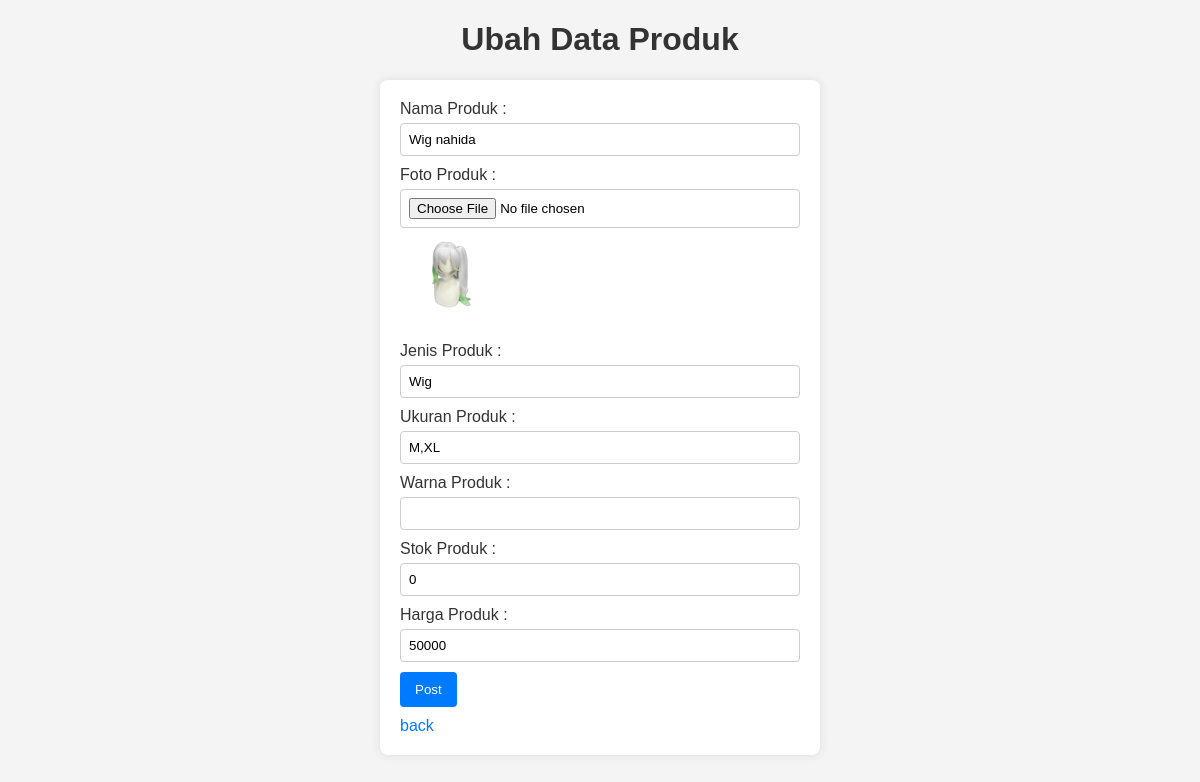
The app's page /admin/edit_produk.php?id_barang=2, older data.
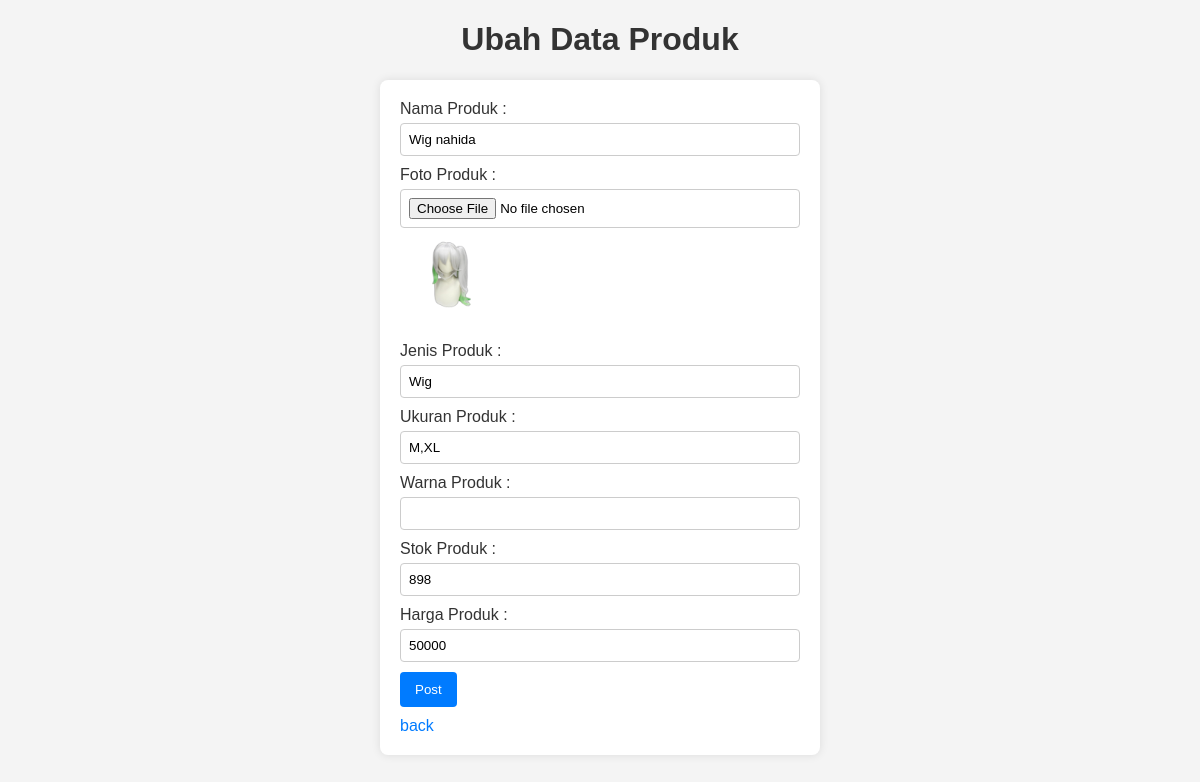
The same page, newer data.
### tables this page shows
CREATE TABLE `barang` (
  `id_barang` int(11) NOT NULL,
  `nama_barang` varchar(80) NOT NULL,
  `gambar_barang` varchar(150) NOT NULL,
  `jenis_barang` varchar(50) NOT NULL,
  `ukuran_barang` varchar(20) NOT NULL,
  `stok_barang` int(11) NOT NULL,
  `harga_barang` double NOT NULL,
  `status` tinyint(1) NOT NULL DEFAULT 1,
  `tgl_input` date NOT NULL DEFAULT current_timestamp(),
  `tgl_update` date NOT NULL DEFAULT current_timestamp()
);

### classes/classProduk.php (called while the page is built, shortened)
<?php
class Produk extends Connect{
    public function viewEachProduct($id_barang){
        $conn = $this->getConnection();
        $query = "SELECT * FROM barang WHERE id_barang= $id_barang";
        $result = $conn->query($query);
        $kategori = $result->fetch();
        return $kategori;
    }
}
?>

### admin/edit_produk.php (the view, shortened to what this page needs)
<?php
require_once '../classes/classProduk.php';
$id_barang = $_GET['id_barang'];
$barang2 = new Produk;
$pdk =  $barang2->viewEachProduct($id_barang);
?>
<!DOCTYPE html>
<html lang="en">
<head>
</head>
<body>
<h1>Ubah Data Produk</h1>
<form action="" method="post" enctype="multipart/form-data">
<ul>
    <li>
        <label for="Nama_produk">Nama Produk :</label>
        <input type="text" name="nama_barang" id="Nama_produk" required value="<?= $pdk['nama_barang']; ?>">
    </li>
    <li>
        <label for="Foto_produk">Foto Produk :</label>
        <input type="file" name="gambar_barang" id="nama" >
        <img src="../<?= $pdk['gambar_barang'] ?>" width="100px" height="100px">
    </li>
    <li>
        <label for="Nama_produk">Jenis Produk :</label>
        <input type="text" name="jenis_barang" id="Nama_produk" required value="<?= $pdk['jenis_barang']; ?>">
    </li>
    <li>
        <label for="Nama_produk">Ukuran Produk :</label>
        <input type="text" name="ukuran_barang" id="Nama_produk" required value="<?= $pdk['ukuran_barang']; ?>">
    </li>
    <li>
        <label for="Nama_produk">Warna Produk :</label>
        <input type="text" name="warna_barang" id="Nama_produk" required value="<?= $pdk['warna_barang']; ?>">
    </li>
    <li>
        <label for="Nama_produk">Stok Produk :</label>
        <input type="number" name="stok_barang" id="Nama_produk" required value="<?= $pdk['stok_barang']; ?>">
    </li>
    <li>
        <label for="Nama_produk">Harga Produk :</label>
        <input type="number" name="harga_barang" id="Nama_produk" required value="<?= $pdk['harga_barang']; ?>">
    </li>
    <button type="submit" name="submit">Post</button>
</ul>
<a href="dashboardProduct.php">back</a>
</form>
</body>
</html>

Row changes from the older to the newer data that the page shows:
changed barang "Wig nahida": stok_barang "0" → "898"
